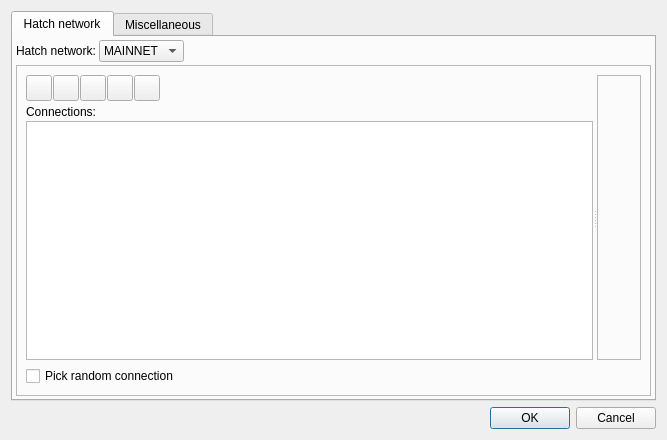
<?xml version="1.0" encoding="UTF-8"?>
<ui version="4.0">
 <class>ConfigDlg</class>
 <widget class="QDialog" name="ConfigDlg">
  <property name="windowModality">
   <enum>Qt::NonModal</enum>
  </property>
  <property name="geometry">
   <rect>
    <x>0</x>
    <y>0</y>
    <width>667</width>
    <height>440</height>
   </rect>
  </property>
  <property name="windowTitle">
   <string>Dialog</string>
  </property>
  <property name="modal">
   <bool>false</bool>
  </property>
  <layout class="QVBoxLayout" name="verticalLayout">
   <property name="spacing">
    <number>6</number>
   </property>
   <property name="sizeConstraint">
    <enum>QLayout::SetDefaultConstraint</enum>
   </property>
   <item>
    <widget class="QTabWidget" name="tabWidget">
     <property name="tabShape">
      <enum>QTabWidget::Rounded</enum>
     </property>
     <property name="currentIndex">
      <number>0</number>
     </property>
     <widget class="QWidget" name="tabHatchd">
      <attribute name="title">
       <string>Hatch network</string>
      </attribute>
      <layout class="QVBoxLayout" name="verticalLayout_3">
       <property name="spacing">
        <number>3</number>
       </property>
       <property name="leftMargin">
        <number>3</number>
       </property>
       <property name="topMargin">
        <number>3</number>
       </property>
       <property name="rightMargin">
        <number>3</number>
       </property>
       <property name="bottomMargin">
        <number>3</number>
       </property>
       <item>
        <layout class="QHBoxLayout" name="horizontalLayout_3">
         <item>
          <widget class="QLabel" name="label_2">
           <property name="text">
            <string>Hatch network:</string>
           </property>
          </widget>
         </item>
         <item>
          <widget class="QComboBox" name="cboHatchNetwork">
           <item>
            <property name="text">
             <string>MAINNET</string>
            </property>
           </item>
           <item>
            <property name="text">
             <string>TESTNET</string>
            </property>
           </item>
          </widget>
         </item>
         <item>
          <spacer name="horizontalSpacer_5">
           <property name="orientation">
            <enum>Qt::Horizontal</enum>
           </property>
           <property name="sizeHint" stdset="0">
            <size>
             <width>40</width>
             <height>20</height>
            </size>
           </property>
          </spacer>
         </item>
        </layout>
       </item>
       <item>
        <widget class="QFrame" name="frame_2">
         <property name="frameShape">
          <enum>QFrame::StyledPanel</enum>
         </property>
         <property name="frameShadow">
          <enum>QFrame::Raised</enum>
         </property>
         <layout class="QVBoxLayout" name="verticalLayout_6">
          <item>
           <widget class="QSplitter" name="splitter">
            <property name="orientation">
             <enum>Qt::Horizontal</enum>
            </property>
            <property name="opaqueResize">
             <bool>true</bool>
            </property>
            <property name="childrenCollapsible">
             <bool>true</bool>
            </property>
            <widget class="QWidget" name="layoutWidget">
             <layout class="QVBoxLayout" name="layoutConnList" stretch="0,0,0">
              <property name="spacing">
               <number>2</number>
              </property>
              <item>
               <widget class="QFrame" name="frame">
                <property name="frameShape">
                 <enum>QFrame::NoFrame</enum>
                </property>
                <property name="frameShadow">
                 <enum>QFrame::Raised</enum>
                </property>
                <layout class="QHBoxLayout" name="horizontalLayout">
                 <property name="spacing">
                  <number>1</number>
                 </property>
                 <property name="leftMargin">
                  <number>0</number>
                 </property>
                 <property name="topMargin">
                  <number>0</number>
                 </property>
                 <property name="rightMargin">
                  <number>0</number>
                 </property>
                 <property name="bottomMargin">
                  <number>2</number>
                 </property>
                 <item>
                  <widget class="QToolButton" name="btnNewConn">
                   <property name="minimumSize">
                    <size>
                     <width>26</width>
                     <height>26</height>
                    </size>
                   </property>
                   <property name="toolTip">
                    <string>Add New Connection</string>
                   </property>
                   <property name="text">
                    <string/>
                   </property>
                  </widget>
                 </item>
                 <item>
                  <widget class="QToolButton" name="btnDeleteConn">
                   <property name="minimumSize">
                    <size>
                     <width>26</width>
                     <height>26</height>
                    </size>
                   </property>
                   <property name="toolTip">
                    <string>Delete Current Connection</string>
                   </property>
                   <property name="text">
                    <string/>
                   </property>
                  </widget>
                 </item>
                 <item>
                  <widget class="QToolButton" name="btnMoveUpConn">
                   <property name="minimumSize">
                    <size>
                     <width>26</width>
                     <height>26</height>
                    </size>
                   </property>
                   <property name="toolTip">
                    <string>Move Up Current Connection</string>
                   </property>
                   <property name="text">
                    <string/>
                   </property>
                  </widget>
                 </item>
                 <item>
                  <widget class="QToolButton" name="btnMoveDownConn">
                   <property name="minimumSize">
                    <size>
                     <width>26</width>
                     <height>26</height>
                    </size>
                   </property>
                   <property name="toolTip">
                    <string>Move Down Current Connection</string>
                   </property>
                   <property name="text">
                    <string/>
                   </property>
                  </widget>
                 </item>
                 <item>
                  <widget class="QToolButton" name="btnRestoreDefault">
                   <property name="minimumSize">
                    <size>
                     <width>26</width>
                     <height>26</height>
                    </size>
                   </property>
                   <property name="toolTip">
                    <string>Restore Default Connections</string>
                   </property>
                   <property name="text">
                    <string/>
                   </property>
                  </widget>
                 </item>
                 <item>
                  <spacer name="horizontalSpacer">
                   <property name="orientation">
                    <enum>Qt::Horizontal</enum>
                   </property>
                   <property name="sizeHint" stdset="0">
                    <size>
                     <width>40</width>
                     <height>20</height>
                    </size>
                   </property>
                  </spacer>
                 </item>
                </layout>
               </widget>
              </item>
              <item>
               <widget class="QLabel" name="label">
                <property name="text">
                 <string>Connections:</string>
                </property>
               </widget>
              </item>
              <item>
               <widget class="QListWidget" name="lstConns">
                <property name="sizePolicy">
                 <sizepolicy hsizetype="Preferred" vsizetype="Expanding">
                  <horstretch>0</horstretch>
                  <verstretch>0</verstretch>
                 </sizepolicy>
                </property>
                <property name="baseSize">
                 <size>
                  <width>150</width>
                  <height>0</height>
                 </size>
                </property>
                <property name="frameShape">
                 <enum>QFrame::StyledPanel</enum>
                </property>
                <property name="selectionMode">
                 <enum>QAbstractItemView::ExtendedSelection</enum>
                </property>
               </widget>
              </item>
             </layout>
            </widget>
            <widget class="QFrame" name="detailsFrame">
             <property name="sizePolicy">
              <sizepolicy hsizetype="Expanding" vsizetype="Preferred">
               <horstretch>0</horstretch>
               <verstretch>0</verstretch>
              </sizepolicy>
             </property>
             <property name="frameShape">
              <enum>QFrame::StyledPanel</enum>
             </property>
             <property name="midLineWidth">
              <number>0</number>
             </property>
             <layout class="QVBoxLayout" name="verticalLayout_4">
              <property name="topMargin">
               <number>12</number>
              </property>
             </layout>
            </widget>
           </widget>
          </item>
          <item>
           <layout class="QVBoxLayout" name="verticalLayout_5">
            <property name="sizeConstraint">
             <enum>QLayout::SetDefaultConstraint</enum>
            </property>
            <item>
             <widget class="QCheckBox" name="chbRandomConn">
              <property name="toolTip">
               <string>Pick random connection to distribute clients' load over multiple nodes.</string>
              </property>
              <property name="text">
               <string>Pick random connection</string>
              </property>
             </widget>
            </item>
           </layout>
          </item>
         </layout>
        </widget>
       </item>
      </layout>
     </widget>
     <widget class="QWidget" name="tabMisc">
      <attribute name="title">
       <string>Miscellaneous</string>
      </attribute>
      <layout class="QVBoxLayout" name="verticalLayout_2">
       <property name="spacing">
        <number>12</number>
       </property>
       <item>
        <layout class="QHBoxLayout" name="layHardwareWallet">
         <item>
          <widget class="QLabel" name="label_3">
           <property name="text">
            <string>Hardware wallet:</string>
           </property>
           <property name="alignment">
            <set>Qt::AlignLeading|Qt::AlignLeft|Qt::AlignVCenter</set>
           </property>
           <property name="margin">
            <number>0</number>
           </property>
          </widget>
         </item>
         <item>
          <widget class="QRadioButton" name="chbHwTrezor">
           <property name="minimumSize">
            <size>
             <width>60</width>
             <height>0</height>
            </size>
           </property>
           <property name="maximumSize">
            <size>
             <width>16777215</width>
             <height>16777215</height>
            </size>
           </property>
           <property name="text">
            <string>Trezor</string>
           </property>
           <property name="checked">
            <bool>true</bool>
           </property>
          </widget>
         </item>
         <item>
          <widget class="QRadioButton" name="chbHwKeepKey">
           <property name="minimumSize">
            <size>
             <width>70</width>
             <height>0</height>
            </size>
           </property>
           <property name="maximumSize">
            <size>
             <width>16777215</width>
             <height>16777215</height>
            </size>
           </property>
           <property name="text">
            <string>KeepKey</string>
           </property>
          </widget>
         </item>
         <item>
          <widget class="QRadioButton" name="chbHwLedgerNanoS">
           <property name="text">
            <string>Ledger Nano S</string>
           </property>
          </widget>
         </item>
         <item>
          <spacer name="horizontalSpacer_2">
           <property name="orientation">
            <enum>Qt::Horizontal</enum>
           </property>
           <property name="sizeHint" stdset="0">
            <size>
             <width>40</width>
             <height>20</height>
            </size>
           </property>
          </spacer>
         </item>
        </layout>
       </item>
       <item>
        <widget class="QWidget" name="wdgKeepkeyPassEncoding" native="true">
         <layout class="QHBoxLayout" name="horizontalLayout_2">
          <property name="leftMargin">
           <number>0</number>
          </property>
          <property name="topMargin">
           <number>0</number>
          </property>
          <property name="rightMargin">
           <number>0</number>
          </property>
          <property name="bottomMargin">
           <number>0</number>
          </property>
          <item>
           <widget class="QLabel" name="lblKeepkeyPassEncoding">
            <property name="text">
             <string>KeepKey passphrase encoding:</string>
            </property>
            <property name="openExternalLinks">
             <bool>true</bool>
            </property>
           </widget>
          </item>
          <item>
           <widget class="QComboBox" name="cboKeepkeyPassEncoding">
            <property name="sizePolicy">
             <sizepolicy hsizetype="Preferred" vsizetype="Fixed">
              <horstretch>0</horstretch>
              <verstretch>0</verstretch>
             </sizepolicy>
            </property>
            <item>
             <property name="text">
              <string>NFC: compatible with the official KeepKey app</string>
             </property>
            </item>
            <item>
             <property name="text">
              <string>NFKD: compatible with BIP-39 standard and Trezor</string>
             </property>
            </item>
           </widget>
          </item>
          <item>
           <spacer name="horizontalSpacer_4">
            <property name="orientation">
             <enum>Qt::Horizontal</enum>
            </property>
            <property name="sizeHint" stdset="0">
             <size>
              <width>40</width>
              <height>20</height>
             </size>
            </property>
           </spacer>
          </item>
         </layout>
        </widget>
       </item>
       <item>
        <widget class="QCheckBox" name="chbEncryptConfigFile">
         <property name="toolTip">
          <string>&lt;html&gt;&lt;head/&gt;&lt;body&gt;&lt;p&gt;Encrypts configuration file with hardware wallet. &lt;/p&gt;&lt;p&gt;You will need your hardware wallet connected to open the file.&lt;/p&gt;&lt;/body&gt;&lt;/html&gt;</string>
         </property>
         <property name="text">
          <string>Encrypt configuration file</string>
         </property>
        </widget>
       </item>
       <item>
        <widget class="QCheckBox" name="chbCheckForUpdates">
         <property name="text">
          <string>Check for updates</string>
         </property>
        </widget>
       </item>
       <item>
        <widget class="QCheckBox" name="chbBackupConfigFile">
         <property name="toolTip">
          <string>If checked, old config file will be saved when changing configuration</string>
         </property>
         <property name="text">
          <string>Backup config file</string>
         </property>
        </widget>
       </item>
       <item>
        <widget class="QCheckBox" name="chbConfirmWhenVoting">
         <property name="text">
          <string>Ask for confirmation when voting (proposals)</string>
         </property>
        </widget>
       </item>
       <item>
        <widget class="QCheckBox" name="chbAddRandomOffsetToVotingTime">
         <property name="text">
          <string>Add random offset to a vote time to enhance privacy (proposals)</string>
         </property>
        </widget>
       </item>
       <item>
        <widget class="QCheckBox" name="chbDownloadProposalExternalData">
         <property name="text">
          <string>Download external proposal attributes (HatchCentral.org)</string>
         </property>
        </widget>
       </item>
       <item>
        <widget class="QCheckBox" name="chbDontUseFileDialogs">
         <property name="toolTip">
          <string/>
         </property>
         <property name="text">
          <string>Don't use file dialogs</string>
         </property>
        </widget>
       </item>
       <item>
        <layout class="QHBoxLayout" name="hlLogLevel">
         <item>
          <widget class="QLabel" name="lblLogLevel">
           <property name="text">
            <string>Log level:</string>
           </property>
          </widget>
         </item>
         <item>
          <widget class="QComboBox" name="cboLogLevel">
           <item>
            <property name="text">
             <string>Critical</string>
            </property>
           </item>
           <item>
            <property name="text">
             <string>Error</string>
            </property>
           </item>
           <item>
            <property name="text">
             <string>Warning</string>
            </property>
           </item>
           <item>
            <property name="text">
             <string>Info</string>
            </property>
           </item>
           <item>
            <property name="text">
             <string>Debug</string>
            </property>
           </item>
          </widget>
         </item>
         <item>
          <spacer name="horizontalSpacer_3">
           <property name="orientation">
            <enum>Qt::Horizontal</enum>
           </property>
           <property name="sizeHint" stdset="0">
            <size>
             <width>40</width>
             <height>20</height>
            </size>
           </property>
          </spacer>
         </item>
        </layout>
       </item>
       <item>
        <spacer name="verticalSpacer">
         <property name="orientation">
          <enum>Qt::Vertical</enum>
         </property>
         <property name="sizeHint" stdset="0">
          <size>
           <width>20</width>
           <height>40</height>
          </size>
         </property>
        </spacer>
       </item>
      </layout>
     </widget>
    </widget>
   </item>
   <item>
    <widget class="QDialogButtonBox" name="buttonBox">
     <property name="orientation">
      <enum>Qt::Horizontal</enum>
     </property>
     <property name="standardButtons">
      <set>QDialogButtonBox::Cancel|QDialogButtonBox::Ok</set>
     </property>
    </widget>
   </item>
  </layout>
 </widget>
 <resources/>
 <connections>
  <connection>
   <sender>buttonBox</sender>
   <signal>accepted()</signal>
   <receiver>ConfigDlg</receiver>
   <slot>accept()</slot>
   <hints>
    <hint type="sourcelabel">
     <x>248</x>
     <y>254</y>
    </hint>
    <hint type="destinationlabel">
     <x>157</x>
     <y>274</y>
    </hint>
   </hints>
  </connection>
  <connection>
   <sender>buttonBox</sender>
   <signal>rejected()</signal>
   <receiver>ConfigDlg</receiver>
   <slot>reject()</slot>
   <hints>
    <hint type="sourcelabel">
     <x>316</x>
     <y>260</y>
    </hint>
    <hint type="destinationlabel">
     <x>286</x>
     <y>274</y>
    </hint>
   </hints>
  </connection>
 </connections>
</ui>
